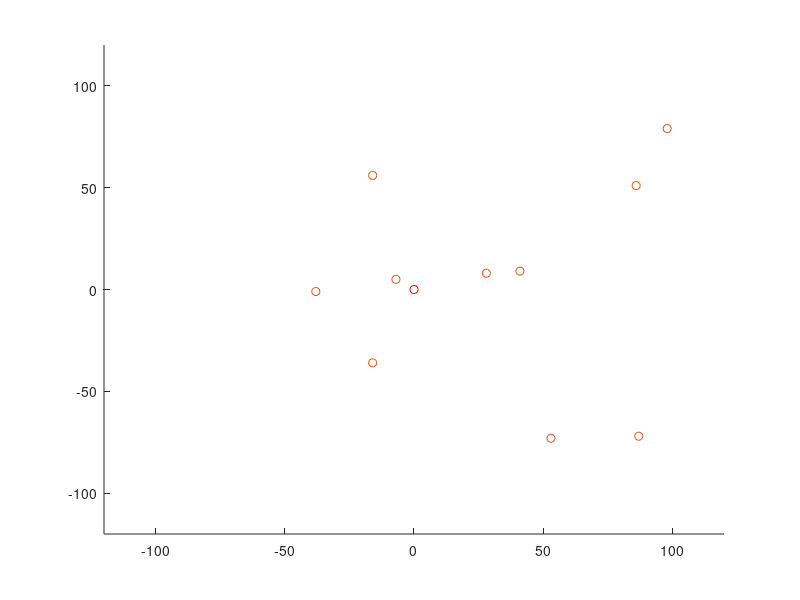

Here is the MATLAB script that generated this plot: (Note: this script raises an error after producing the figure.)
n=10;
tar1=randi([-100,100],n,2);
tar1=[[0,0];tar1];
tarNum1=size(tar1,1);

figure(1);
scatter(tar1(1,1),tar1(1,2),'r');hold on;
scatter(tar1(2:tarNum1,1),tar1(2:tarNum1,2),'bx');hold on;
axis([-120 120 -120 120]);

popSiz = 20; 
sleCom=0.8;
croPro = 0.8; 
mutPro = 0.4; 
cycNum=100;   

ptopdis1=zeros(tarNum1,tarNum1);
ptopdis1=calptopDis( tar1 );

poplation = zeros(popSiz, tarNum1+1);
for i=1:popSiz
    poplation(i,1) = 1;
    poplation(i,tarNum1+1) = 1;
    poplation(i,2:tarNum1)=randperm(tarNum1-1)+1;
    if i>1
        for j=1:i-1
            while(comshuzu( poplation(j,:),poplation(i,:) ))
                poplation(i,1) = 1;
                poplation(i,tarNum1+1) = 1;
                poplation(i,2:tarNum1)=randperm(tarNum1-1)+1;
            end
        end
    end
end


 gen=1;    
 maxFitDeg=zeros(cycNum,1);
 maxFitPath = zeros(cycNum,tarNum1+1);
 minDis=zeros(cycNum,1);
 
 % GA
 while(gen<cycNum)
     [fitDeg,sunDis]=fitness( poplation,ptopdis1 );   % fitness and total distance of a path
     [minDis(gen),maxFitDeg(gen),maxFitPath(gen,:) ] = findMaxFit( fitDeg,poplation,sunDis );
     sleFromPop  = select( poplation,floor(popSiz*sleCom),fitDeg); % selection
     croToSle = oriCross( sleFromPop,croPro);  % crossover
     mutToCro  = oriMut( croToSle,mutPro);  % mutation
     poplation=mutToCro;
 end  
 
% After many iterations, the optimal path is recorded in maxFitPath
[fitDeg,sunDis]=fitness( poplation,ptopdis1 ); 
[minDis(gen),maxFitDeg(gen),maxFitPath(gen,:) ] = findMaxFit( fitDeg,poplation,sunDis );
 

% initial route
adjMat = adjoin( maxFitPath(1,:) );
figure(2);
scatter(tar1(1,1),tar1(1,2),'r');hold on;
scatter(tar1(2:tarNum1,1),tar1(2:tarNum1,2),'bx');hold on;
axis([-120 120 -120 120]);
title("Path");
ylabel('y');
xlabel('x');
for c=2:tarNum1
    text(tar1(maxFitPath(1,c),1)+1,tar1(maxFitPath(1,c),2)+1,num2str(c-1));
end
gplot(adjMat,tar1,'g-');
hold on;
 % optimal route
adjMat = adjoin( maxFitPath(gen,:) );
figure(3);
scatter(tar1(1,1),tar1(1,2),'r');hold on;
scatter(tar1(2:tarNum1,1),tar1(2:tarNum1,2),'bx');hold on;
axis([-120 120 -120 120]);
title("Path");
ylabel('y');
xlabel('x');
for c=2:tarNum1
    text(tar1(maxFitPath(gen,c),1)+1,tar1(maxFitPath(gen,c),2)+1,num2str(c-1));
end
gplot(adjMat,tar1,'g-');
hold on;


% minimal distance versus iterations
figure(4);
title('convergence');
ylabel('Distance/m');
xlabel('iteration');
plot(1:cycNum,minDis);
grid on;

    